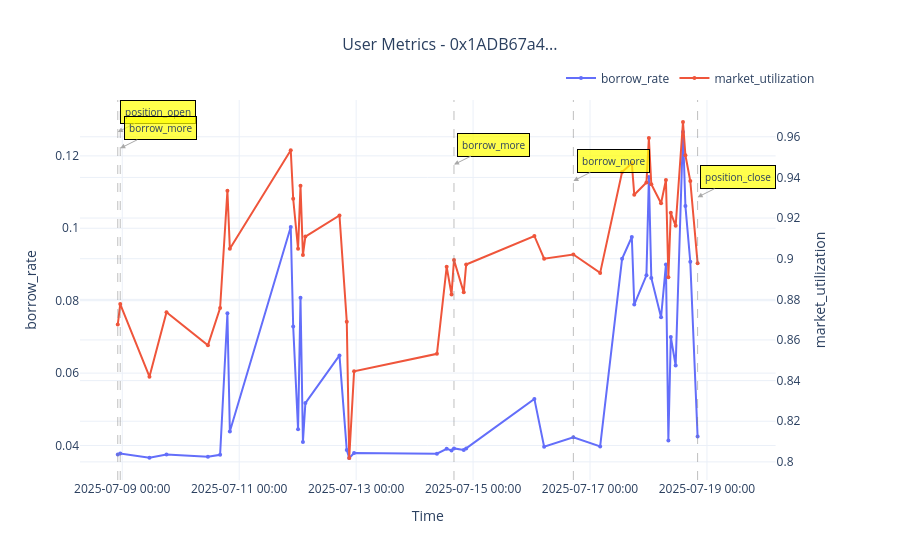

Notebook cell for this chart:
### Code cell
import matplotlib.pyplot as plt

import plotly.express as px
import plotly.graph_objects as go
from plotly.subplots import make_subplots
def plot_user_metrics(df, fields, user_address=None):
    """
    Plot time series metrics with action markers using Plotly.
    """
    if user_address:
        plot_df = df[df['user_address'] == user_address].copy()
        if plot_df.empty:
            print(f"No data for user {user_address}")
            return
    else:
        plot_df = df.copy()
    plot_df["ltv"] = plot_df["ltv"].clip(0,1)
    
    plot_df = plot_df.sort_values('timestamp')
    plot_df['datetime'] = pd.to_datetime(plot_df['timestamp'], unit='s')
    
    # Create subplot with secondary y-axis
    fig = make_subplots(specs=[[{"secondary_y": len(fields) > 1}]])
    
    colors = px.colors.qualitative.Plotly

    plot_df[fields[0]] = plot_df[fields[0]].clip(0, plot_df[fields[0]].max())
    
    # Add first field
    fig.add_trace(
        go.Scatter(x=plot_df['datetime'], y=plot_df[fields[0]],
                  mode='lines+markers',
                  name=fields[0],
                  line=dict(color=colors[0], width=2),
                  marker=dict(size=4)),
        secondary_y=False
    )
    
    # Add second field if exists
    if len(fields) > 1:
        fig.add_trace(
            go.Scatter(x=plot_df['datetime'], y=plot_df[fields[1]],
                      mode='lines+markers',
                      name=fields[1],
                      line=dict(color=colors[1], width=2),
                      marker=dict(size=4)),
            secondary_y=True
        )
    
    # Add action markers
    action_df = plot_df[plot_df['action'] != 'none'].copy()
    
    # Get y-axis ranges
    
    print(plot_df[fields[0]].min())
    y1_min, y1_max = plot_df[fields[0]].min(), plot_df[fields[0]].max()
    y1_min = max(y1_min,0)
    y1_range = y1_max - y1_min
    print(y1_range)
    
    for i, (idx, row) in enumerate(action_df.iterrows()):
        # Add vertical line
        fig.add_vline(x=row['datetime'], line_dash="dash", 
                     line_color="gray", opacity=0.5, line_width=1)
        
        # Add action label using first y-axis scale
        y_pos = y1_max - (i * y1_range * 0.05)
        fig.add_annotation(
            x=row['datetime'],
            y=y_pos,
            text=row['action'],
            showarrow=True,
            arrowhead=2,
            arrowsize=1,
            arrowwidth=1,
            arrowcolor="darkgray",
            ax=40,
            ay=-20,
            font=dict(size=10),
            bgcolor="rgba(255, 255, 0, 0.7)",
            bordercolor="black",
            borderwidth=1,
            borderpad=4,
            yref="y"  # Explicitly use left axis
        )
    
    # Update layout
    title = f"User Metrics - {user_address[:10]}..." if user_address else "User Metrics - All Users"
    fig.update_layout(
        title=dict(text=title, x=0.5, font=dict(size=16)),
        hovermode='x unified',
        legend=dict(orientation="h", yanchor="bottom", y=1.02, xanchor="right", x=1),
        template="plotly_white"
    )
    
    # Update axes
    fig.update_xaxes(title_text="Time", tickformat="%Y-%m-%d %H:%M")
    fig.update_yaxes(title_text=fields[0], secondary_y=False)
    if len(fields) > 1:
        fig.update_yaxes(title_text=fields[1], secondary_y=True)
    
    fig.show()

# Example usage
plot_user_metrics(filtered_hourly_df, ['borrow_rate', 'market_utilization'], user_address='0x1ADB67a4C80A760579378624714DC01b89E69549')

### Figure 1 — Plotly figure (JSON) as saved in the notebook; plotly's stock layout.template omitted (floating-point values rounded to 4 significant figures)
{"data": [{"line": {"color": "#636EFA", "width": 2}, "marker": {"size": 4}, "mode": "lines+markers", "name": "borrow_rate", "type": "scatter", "x": ["2025-07-08T22:09:47", "2025-07-08T23:09:47", "2025-07-09T11:09:47", "2025-07-09T18:09:47", "2025-07-10T11:09:47", "2025-07-10T16:09:47", "2025-07-10T19:09:47", "2025-07-10T20:09:47", "2025-07-11T21:09:47", "2025-07-11T22:09:47", "2025-07-12T00:09:47", "2025-07-12T01:09:47", "2025-07-12T02:09:47", "2025-07-12T03:09:47", "2025-07-12T17:09:47", "2025-07-12T20:09:47", "2025-07-12T21:09:47", "2025-07-12T23:09:47", "2025-07-14T09:09:47", "2025-07-14T13:09:47", "2025-07-14T15:09:47", "2025-07-14T16:09:47", "2025-07-14T20:09:47", "2025-07-14T21:09:47", "2025-07-16T01:09:47", "2025-07-16T05:09:47", "2025-07-16T17:09:47", "2025-07-17T04:09:47", "2025-07-17T13:09:47", "2025-07-17T17:09:47", "2025-07-17T18:09:47", "2025-07-17T23:09:47", "2025-07-18T00:09:47", "2025-07-18T01:09:47", "2025-07-18T05:09:47", "2025-07-18T07:09:47", "2025-07-18T08:09:47", "2025-07-18T09:09:47", "2025-07-18T11:09:47", "2025-07-18T14:09:47", "2025-07-18T15:09:47", "2025-07-18T17:09:47", "2025-07-18T20:09:47"], "xaxis": "x", "y": [0.0375, 0.03782, 0.03661, 0.03753, 0.0369, 0.03744, 0.07652, 0.04389, 0.1004, 0.07286, 0.04451, 0.08078, 0.04097, 0.05173, 0.06489, 0.03875, 0.03656, 0.03795, 0.03776, 0.03911, 0.03866, 0.03921, 0.03875, 0.03921, 0.05288, 0.0397, 0.04227, 0.03975, 0.09156, 0.09759, 0.07893, 0.08701, 0.1141, 0.0863, 0.07542, 0.08997, 0.04136, 0.06998, 0.06209, 0.1266, 0.1061, 0.09073, 0.04249], "yaxis": "y"}, {"line": {"color": "#EF553B", "width": 2}, "marker": {"size": 4}, "mode": "lines+markers", "name": "market_utilization", "type": "scatter", "x": ["2025-07-08T22:09:47", "2025-07-08T23:09:47", "2025-07-09T11:09:47", "2025-07-09T18:09:47", "2025-07-10T11:09:47", "2025-07-10T16:09:47", "2025-07-10T19:09:47", "2025-07-10T20:09:47", "2025-07-11T21:09:47", "2025-07-11T22:09:47", "2025-07-12T00:09:47", "2025-07-12T01:09:47", "2025-07-12T02:09:47", "2025-07-12T03:09:47", "2025-07-12T17:09:47", "2025-07-12T20:09:47", "2025-07-12T21:09:47", "2025-07-12T23:09:47", "2025-07-14T09:09:47", "2025-07-14T13:09:47", "2025-07-14T15:09:47", "2025-07-14T16:09:47", "2025-07-14T20:09:47", "2025-07-14T21:09:47", "2025-07-16T01:09:47", "2025-07-16T05:09:47", "2025-07-16T17:09:47", "2025-07-17T04:09:47", "2025-07-17T13:09:47", "2025-07-17T17:09:47", "2025-07-17T18:09:47", "2025-07-17T23:09:47", "2025-07-18T00:09:47", "2025-07-18T01:09:47", "2025-07-18T05:09:47", "2025-07-18T07:09:47", "2025-07-18T08:09:47", "2025-07-18T09:09:47", "2025-07-18T11:09:47", "2025-07-18T14:09:47", "2025-07-18T15:09:47", "2025-07-18T17:09:47", "2025-07-18T20:09:47"], "xaxis": "x", "y": [0.8676, 0.8777, 0.8419, 0.8736, 0.8574, 0.8757, 0.9334, 0.9049, 0.9534, 0.9295, 0.9049, 0.936, 0.9018, 0.9109, 0.9213, 0.869, 0.8019, 0.8445, 0.8532, 0.896, 0.8824, 0.8993, 0.8834, 0.8971, 0.9112, 0.9, 0.9021, 0.893, 0.9427, 0.947, 0.9315, 0.9375, 0.9594, 0.9366, 0.9273, 0.9387, 0.8909, 0.9226, 0.9162, 0.9673, 0.9509, 0.9382, 0.8978], "yaxis": "y2"}], "layout": {"annotations": [{"arrowcolor": "darkgray", "arrowhead": 2, "arrowsize": 1, "arrowwidth": 1, "ax": 40, "ay": -20, "bgcolor": "rgba(255, 255, 0, 0.7)", "bordercolor": "black", "borderpad": 4, "borderwidth": 1, "font": {"size": 10}, "showarrow": true, "text": "position_open", "x": "2025-07-08T22:09:47", "y": 0.1266, "yref": "y"}, {"arrowcolor": "darkgray", "arrowhead": 2, "arrowsize": 1, "arrowwidth": 1, "ax": 40, "ay": -20, "bgcolor": "rgba(255, 255, 0, 0.7)", "bordercolor": "black", "borderpad": 4, "borderwidth": 1, "font": {"size": 10}, "showarrow": true, "text": "borrow_more", "x": "2025-07-08T23:09:47", "y": 0.1221, "yref": "y"}, {"arrowcolor": "darkgray", "arrowhead": 2, "arrowsize": 1, "arrowwidth": 1, "ax": 40, "ay": -20, "bgcolor": "rgba(255, 255, 0, 0.7)", "bordercolor": "black", "borderpad": 4, "borderwidth": 1, "font": {"size": 10}, "showarrow": true, "text": "borrow_more", "x": "2025-07-14T16:09:47", "y": 0.1176, "yref": "y"}, {"arrowcolor": "darkgray", "arrowhead": 2, "arrowsize": 1, "arrowwidth": 1, "ax": 40, "ay": -20, "bgcolor": "rgba(255, 255, 0, 0.7)", "bordercolor": "black", "borderpad": 4, "borderwidth": 1, "font": {"size": 10}, "showarrow": true, "text": "borrow_more", "x": "2025-07-16T17:09:47", "y": 0.1131, "yref": "y"}, {"arrowcolor": "darkgray", "arrowhead": 2, "arrowsize": 1, "arrowwidth": 1, "ax": 40, "ay": -20, "bgcolor": "rgba(255, 255, 0, 0.7)", "bordercolor": "black", "borderpad": 4, "borderwidth": 1, "font": {"size": 10}, "showarrow": true, "text": "position_close", "x": "2025-07-18T20:09:47", "y": 0.1086, "yref": "y"}], "hovermode": "x unified", "legend": {"orientation": "h", "x": 1, "xanchor": "right", "y": 1.02, "yanchor": "bottom"}, "shapes": [{"line": {"color": "gray", "dash": "dash", "width": 1}, "opacity": 0.5, "type": "line", "x0": "2025-07-08T22:09:47", "x1": "2025-07-08T22:09:47", "xref": "x", "y0": 0, "y1": 1, "yref": "y domain"}, {"line": {"color": "gray", "dash": "dash", "width": 1}, "opacity": 0.5, "type": "line", "x0": "2025-07-08T23:09:47", "x1": "2025-07-08T23:09:47", "xref": "x", "y0": 0, "y1": 1, "yref": "y domain"}, {"line": {"color": "gray", "dash": "dash", "width": 1}, "opacity": 0.5, "type": "line", "x0": "2025-07-14T16:09:47", "x1": "2025-07-14T16:09:47", "xref": "x", "y0": 0, "y1": 1, "yref": "y domain"}, {"line": {"color": "gray", "dash": "dash", "width": 1}, "opacity": 0.5, "type": "line", "x0": "2025-07-16T17:09:47", "x1": "2025-07-16T17:09:47", "xref": "x", "y0": 0, "y1": 1, "yref": "y domain"}, {"line": {"color": "gray", "dash": "dash", "width": 1}, "opacity": 0.5, "type": "line", "x0": "2025-07-18T20:09:47", "x1": "2025-07-18T20:09:47", "xref": "x", "y0": 0, "y1": 1, "yref": "y domain"}], "title": {"font": {"size": 16}, "text": "User Metrics - 0x1ADB67a4...", "x": 0.5}, "xaxis": {"anchor": "y", "domain": [0, 0.94], "tickformat": "%Y-%m-%d %H:%M", "title": {"text": "Time"}}, "yaxis": {"anchor": "x", "domain": [0, 1], "title": {"text": "borrow_rate"}}, "yaxis2": {"anchor": "x", "overlaying": "y", "side": "right", "title": {"text": "market_utilization"}}}}
